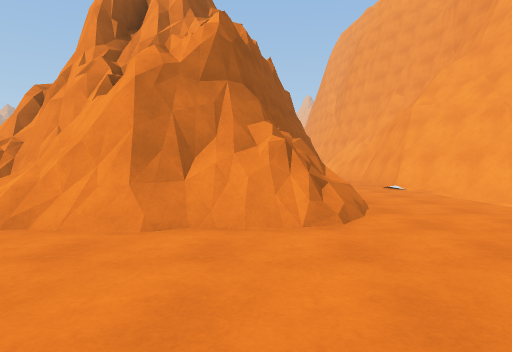
View 1 (above)

24 first-person views from a walk through a 3-D level made in the Unity game engine. The camera is 1.2 m above the floor, tilts 2° down and sees 75° across. The floor is counted in squares, 2 m on a side. Each view is taken from the middle of a square. On the plan, view 1 faces up. The plan holds only what a view shows up to about 10 squares ahead; the rest is blank. The place goes on beyond the plan. The player is left out. Surface patterns are stand-ins for the level's own textures.

View 2
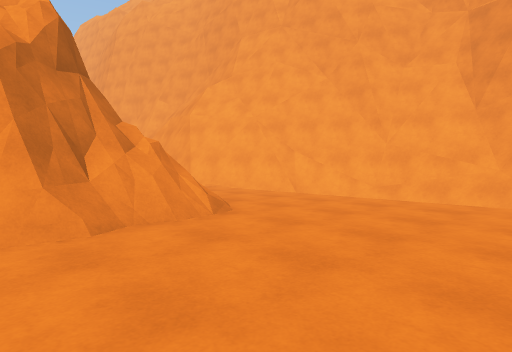

View 3
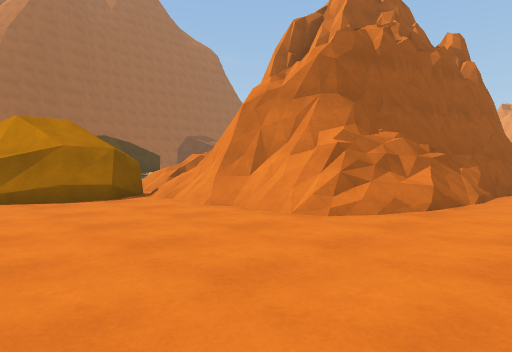

View 4
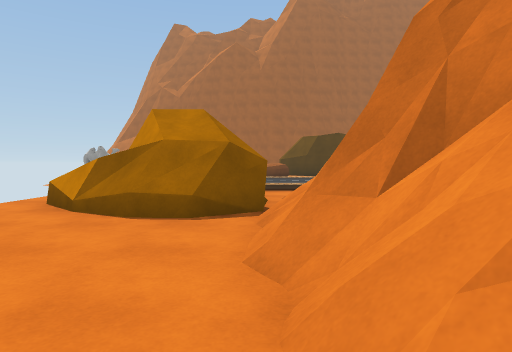

View 5
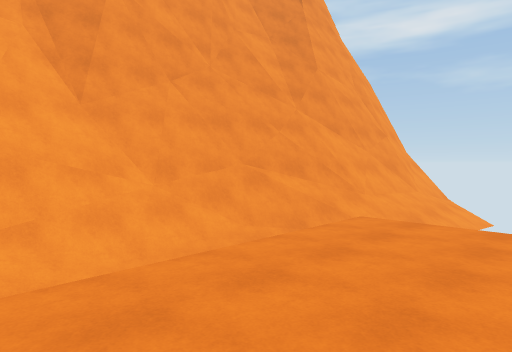

View 6
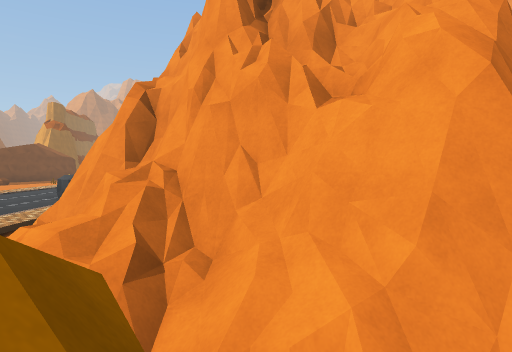

View 7
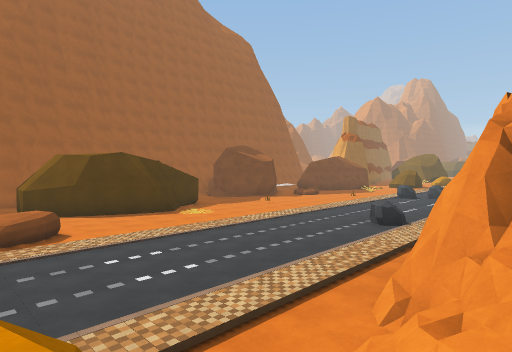

View 8
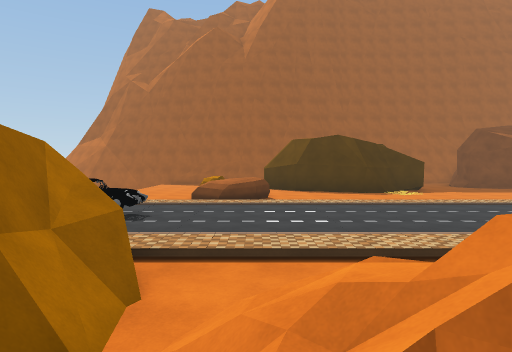

View 9
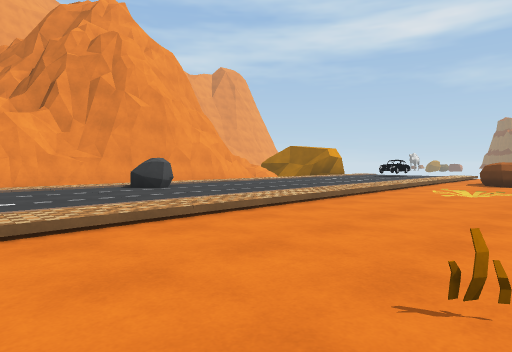

View 10
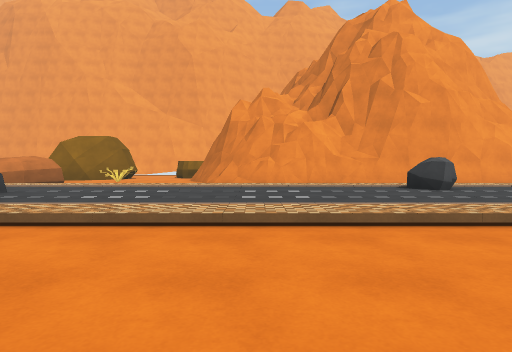

View 11
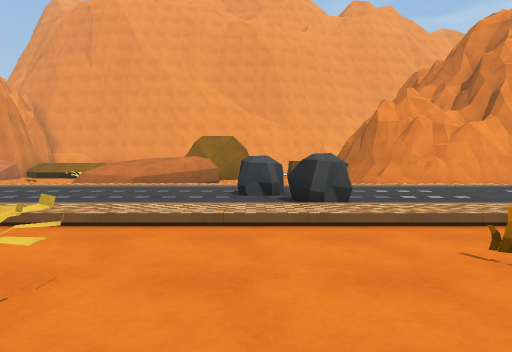

View 12
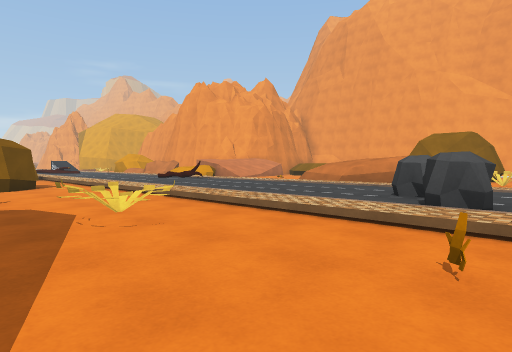

View 13
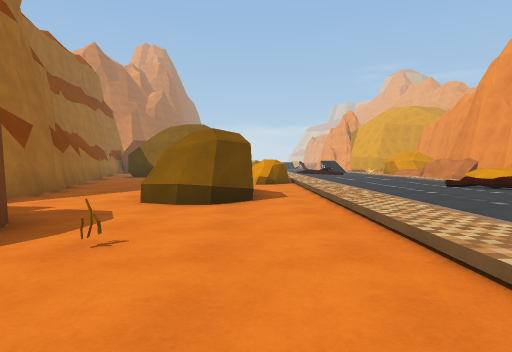

View 14
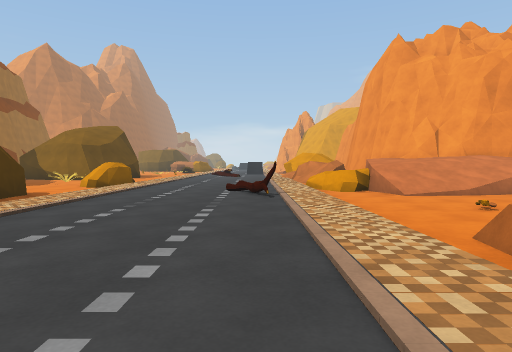

View 15
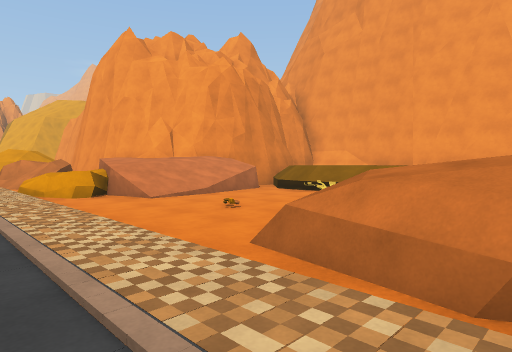

View 16
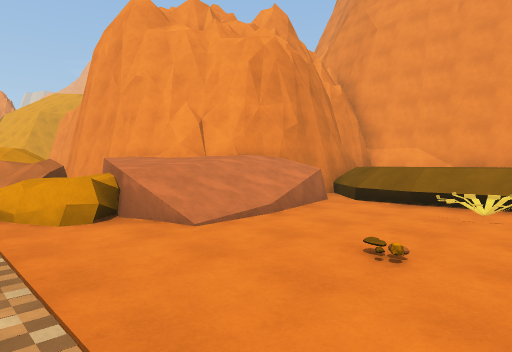

View 17
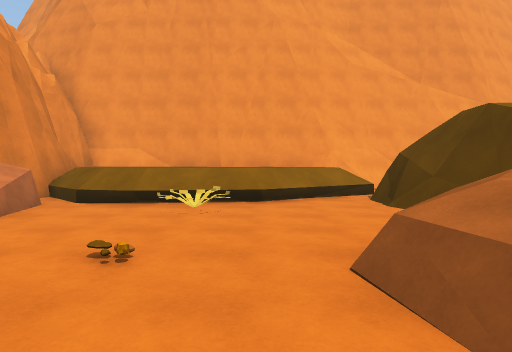

View 18
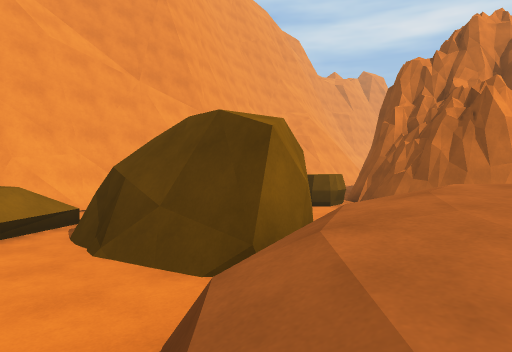

View 19
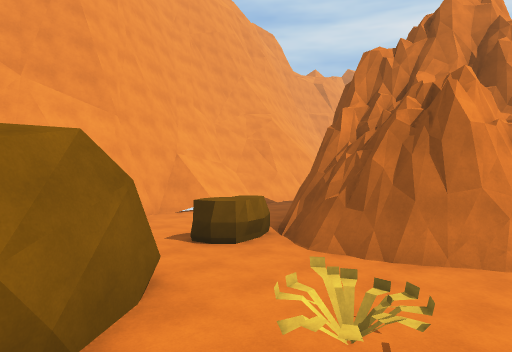

View 20
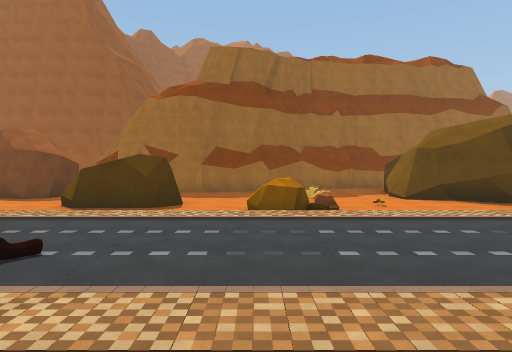

View 21
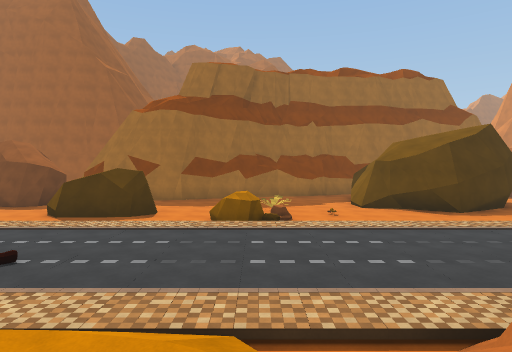

View 22
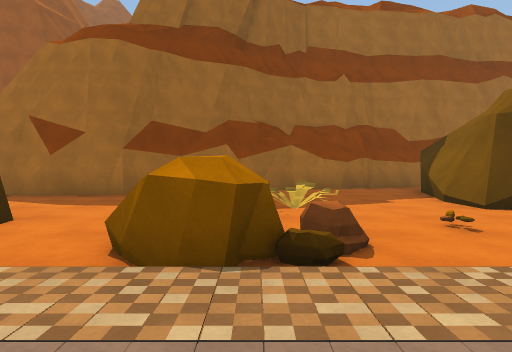

View 23
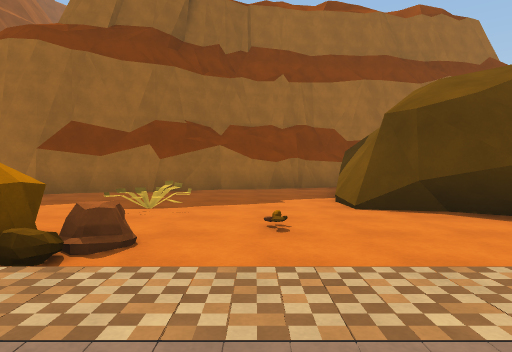

View 24
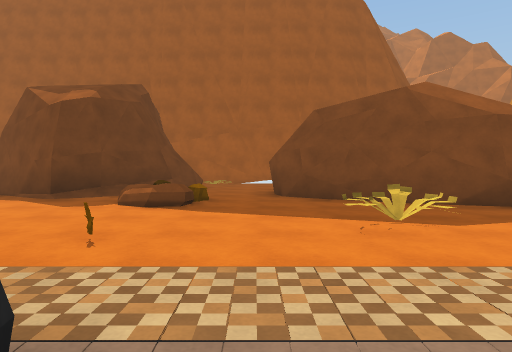

### Floor plan
Key: @ floor where view 1 was taken; # wall or solid block; x gap in a wall; . main floor; : floor 0.25 m higher than the main floor; + floor 0.5 m higher than the main floor; - floor 0.5 m lower than the main floor; _ floor 0.75 m lower than the main floor; * floor 1.25 m higher than the main floor; < floor 1.25 m lower than the main floor; ( floor 1.5 m lower than the main floor; / step, stairs or slope; = window, fence, low wall or low ledge; R rock; P plant; L log; O other object.
Columns run from 20 left of view 1 to 6 right of it. Each row starts with its distance up from view 1.
 40       ..
 39       #.//
 38      ##./::
 37 #.####../:::    #
 36 #......./::::/  #
 35 #......./:::::RR#
 34 ##...P.R/:::::=  #
 33  #.....RR:::::=//##
 32  #.....R/:::::////##
 31  ##...../:::::=////#####
 30   #...R./:::::.=///#=   #
 29   #..RR//:::+:...../x*  #
 28   #...RR/:::L:.....==* =#
 27   #...R./:::::....P.x* ##
 26     ..../:::::......=* ##
 25     #.../:::::///...=# #
 24     #.O./:::::///....==#
 23    ##.../:::::///####..#
 22    #..P./:::::.///##   #
 21   ##..../:::::   .##
 20 ......../::R::  P...
 19 ......../:R::: .......
 18  ##.O..O/::::: .....R...#
 17   #...../:::::  .##:R...#
 16   ##....//:::/ .#####. =#
 15   ##..../::::: ##
 14   #  .../::::: #
 13      O../::::: #
 12      .../:::::/#
 11      .../:::R:/
 10       ../:::::/       #.#
  9       P./:::::#      ##.#
  8       ../:::::#      #/.#
  7       ../:::::###   ##/.#
  6       ..//::://###  #=/.#
  5       ../:::::.=/####/..
  4        R/:::::.///##//..  #
  3        R/::::://#////...(_#
  2         /::O::#///......(_#
  1         /::O  ##=/......(_#
  0            O   ==...@...<-#
 -1            O              #
 -2            O

Where each view was taken, in squares from view 1:
view 1: 0 up, 0 right, facing up
view 2: 0 up, 2 left, facing up-right
view 3: 0 up, 3 right, facing up-left
view 4: 3 up, 1 right, facing left
view 5: 4 up, 1 right, facing down-right
view 6: 2 up, 3 left, facing up
view 7: 2 up, 4 left, facing up-left
view 8: 4 up, 3 left, facing left
view 9: 15 up, 15 left, facing down-right
view 10: 15 up, 15 left, facing right
view 11: 20 up, 15 left, facing right
view 12: 18 up, 15 left, facing up-right
view 13: 22 up, 13 left, facing up
view 14: 22 up, 8 left, facing up
view 15: 23 up, 8 left, facing up-right
view 16: 26 up, 7 left, facing up-right
view 17: 26 up, 7 left, facing right
view 18: 25 up, 5 left, facing down-right
view 19: 22 up, 5 left, facing down-right
view 20: 32 up, 5 left, facing left
view 21: 33 up, 4 left, facing left
view 22: 33 up, 10 left, facing left
view 23: 35 up, 10 left, facing left
view 24: 20 up, 10 left, facing left
